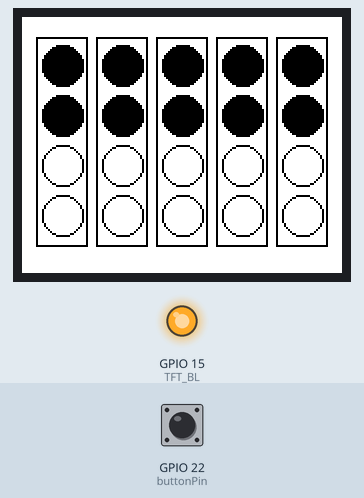
Bench run of a sketch on a simulated ESP32. On the bench: 160×128 colour display, output pins drawn as LEDs (lit = HIGH). Inputs (shaded band) come from the test bench; at power-on: GPIO 22 (buttonPin) HIGH. Random numbers use the default seed unless the sketch sets one; what the sketch prints to the serial monitor is not drawn.

Above: at 8.7 s.
8.8 s: GPIO 22 (buttonPin) pulled LOW for 0.15 s
At 9.2 s:
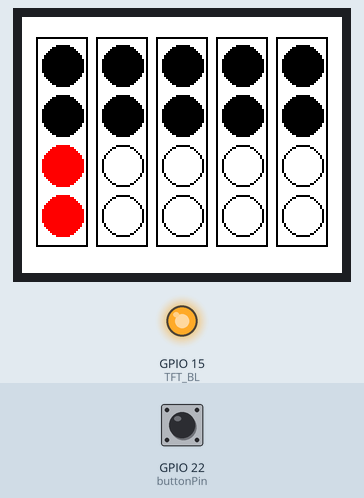
11.4 s: GPIO 22 (buttonPin) pulled LOW for 1 s
At 14.1 s:
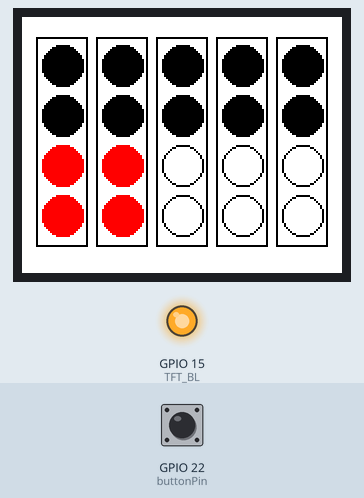
14.8 s: GPIO 22 (buttonPin) pulsed LOW 2 times (0.12 s each, 0.3 s apart)
At 15.03 s:
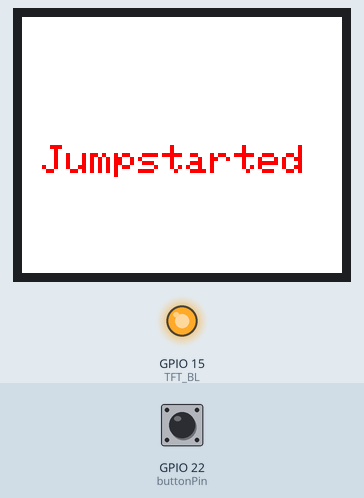
16.9 s: GPIO 22 (buttonPin) pulled LOW for 3.2 s
At 17.7 s:
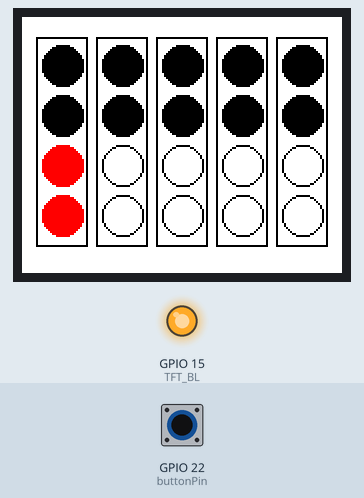
23.1 s: GPIO 22 (buttonPin) driven LOW
26.1 s: GPIO 22 (buttonPin) driven HIGH
At 30.8 s:
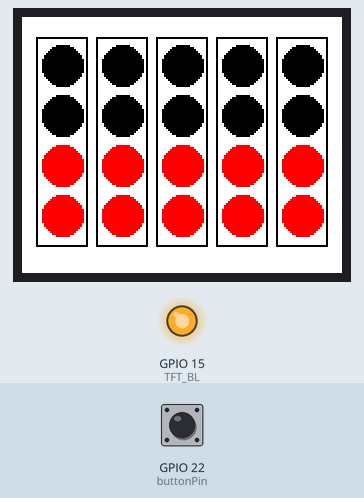
Timing chart, 0 to 31.6 s (numbered marks = the images above; inputs shaded):
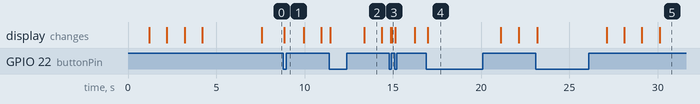

Measured:
- after the input at 8.8 s, the display: changes after 0.05 s (image 1)
- after the input at 26.1 s, the display: first changes after 1.0 s (image 5 shows a later state)
- what the display in image 2 shows lasts 1.0 s, from 13.4 s to 14.4 s

The sketch:

esp32_reaction_test.ino
```cpp
#include <Adafruit_GFX.h>     // Core graphics library
#include <Adafruit_ST7735.h>  // Hardware-specific library for ST7735
#include <SPI.h>

#define TFT_CS 4
#define TFT_RST 5
#define TFT_DC 2
#define TFT_MOSI 23
#define TFT_SCLK 18
#define TFT_BL 15

Adafruit_ST7735 tft = Adafruit_ST7735(TFT_CS, TFT_DC, TFT_MOSI, TFT_SCLK, TFT_RST);

unsigned long stopwatchStart = 0;
unsigned long stopwatchElapse = 0;
bool stopwatchRunning = false;
bool jumpstart = false;
bool done = false;

const int buttonPin = 22;

void initScreen() {
  for (int i = 5; i < 155; i = i + 30) {
    tft.fillCircle(i + 15, 24, 10, ST7735_BLACK);

    tft.fillCircle(i + 15, 49, 10, ST7735_BLACK);

    tft.drawCircle(i + 15, 74, 10, ST7735_BLACK);

    tft.drawCircle(i + 15, 99, 10, ST7735_BLACK);


    tft.drawRect(i + 2, 10, 26, 105, ST7735_BLACK);
  }
}


void countDown() {

  for (int i = 5; i < 155; i = i + 30) {
    tft.fillCircle(i + 15, 74, 10, ST7735_RED);

    tft.fillCircle(i + 15, 99, 10, ST7735_RED);

    for (int i = 0; i < 1000; i = i + 50) {
      delay(50);

      // if (jumpstarted()) {
      //   return;
      // }

      if (digitalRead(buttonPin) == LOW) {
        stopwatchRunning = true;
        jumpstart = true;

        Serial.print("JUMPSTART");
        return;
      }
    }
  }

  int randint = random(500, 3000);

  for (int i = 0; i < randint; i = i + 50) {
    delay(50);

    // if (jumpstarted()) {
    //   return;
    // }

    if (digitalRead(buttonPin) == LOW) {
      stopwatchRunning = true;
      jumpstart = true;

      Serial.print("JUMPSTART");
      return;
    }
  }


  for (int i = 5; i < 155; i = i + 30) {

    tft.fillCircle(i + 15, 74, 10, ST7735_WHITE);

    tft.fillCircle(i + 15, 99, 10, ST7735_WHITE);

    stopwatchStart = millis();
    stopwatchRunning = true;

    tft.drawCircle(i + 15, 74, 10, ST7735_BLACK);

    tft.drawCircle(i + 15, 99, 10, ST7735_BLACK);
  }
}

void setup() {
  Serial.begin(115200);
  Serial.println("Initializing ST7735 display...");

  pinMode(buttonPin, INPUT_PULLUP);
  pinMode(TFT_BL, OUTPUT);
  digitalWrite(TFT_BL, HIGH);

  tft.initR(INITR_BLACKTAB);

  tft.fillScreen(ST7735_BLACK);
  Serial.println("Initialization complete.");

  tft.setRotation(1);
  tft.fillScreen(ST7735_WHITE);
  initScreen();
  countDown();
}

void loop() {
  if (jumpstart && stopwatchRunning) {
    tft.fillScreen(ST7735_WHITE);
    tft.setCursor(10, 128 / 2);
    tft.setTextColor(ST7735_RED);
    tft.setTextSize(2);
    tft.print("Jumpstarted");
    stopwatchRunning = false;
    done = true;
  } else if (digitalRead(buttonPin) == LOW && stopwatchRunning && !jumpstart) {
    stopwatchElapse = millis() - stopwatchStart;
    stopwatchRunning = false;

    tft.fillScreen(ST7735_WHITE);
    tft.setCursor(20, 64);
    tft.setTextColor(ST7735_RED);
    tft.setTextSize(2);

    tft.print(stopwatchElapse);
    tft.println(" ms");

    Serial.println(stopwatchElapse);
    done = true;
  }

  if (done && digitalRead(buttonPin) == LOW) {
    stopwatchStart = 0;
    stopwatchElapse = 0;
    stopwatchRunning = false;
    jumpstart = false;
    done = false;
    tft.fillScreen(ST7735_WHITE);
    initScreen();
    countDown();
  }
}
```
